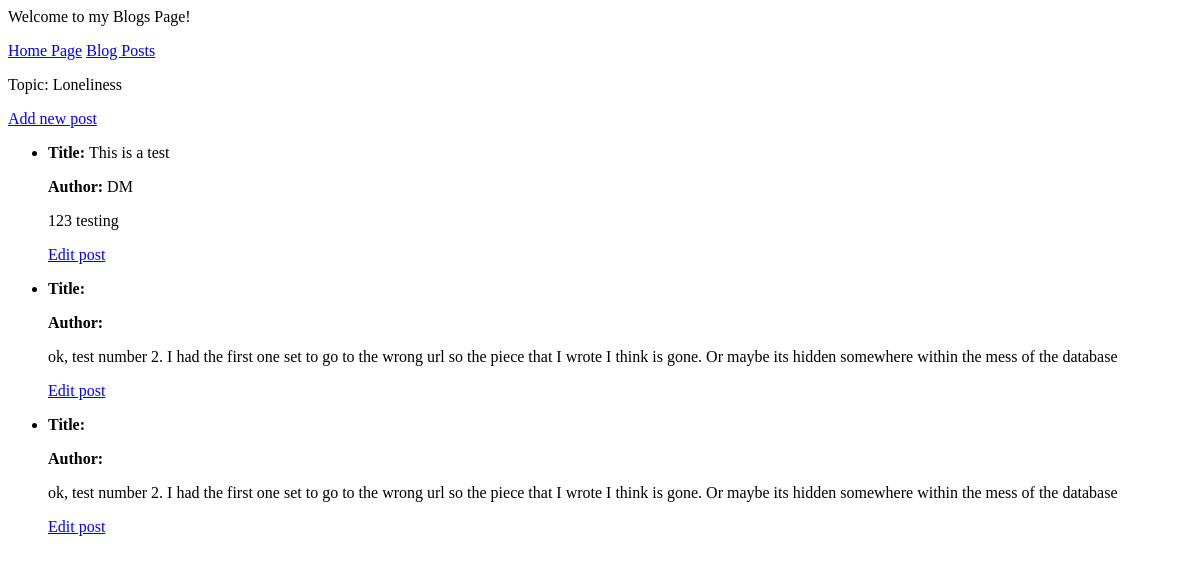
Before: /topics/2/ with the older database file.
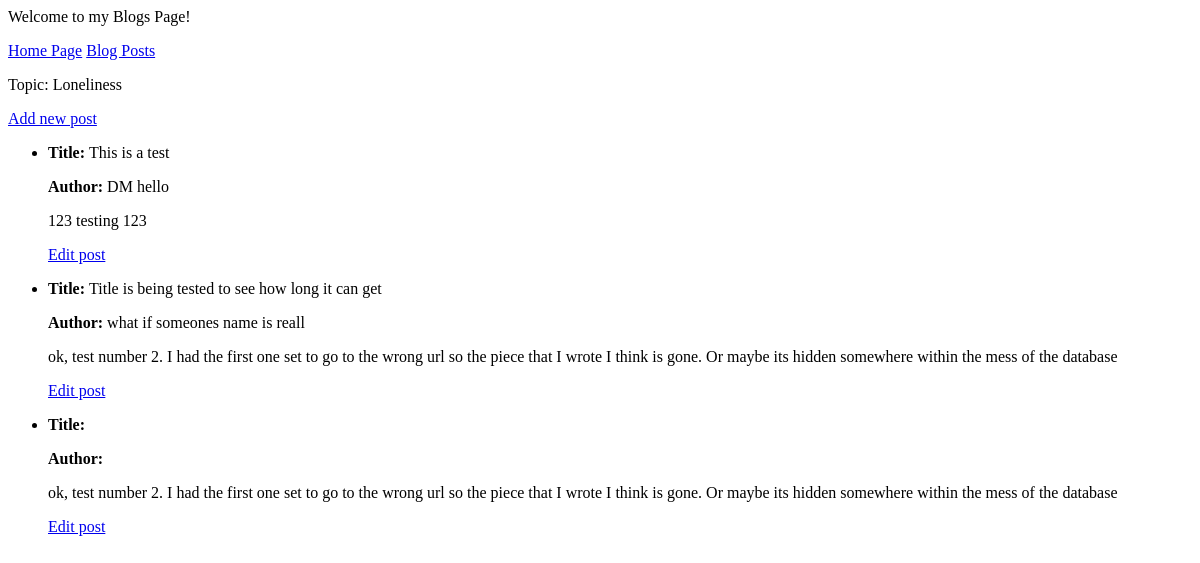
After: the same page with the newer database file.
### apps/blogs/models.py (models this page shows, shortened)
class Topic(models.Model):
    text = models.CharField(max_length=50)
    def __str__(self):
        return self.text

class Post(models.Model):
    topic = models.ForeignKey(Topic, on_delete=models.CASCADE)
    title = models.CharField(max_length=50)
    author = models.CharField(max_length=30)
    text = models.TextField()
    date_added = models.DateTimeField(auto_now_add=True)
    class Meta:
        verbose_name_plural = 'posts'

### apps/blogs/views.py (the view)
# urls.py: path('topics/<int:topic_id>/', views.topic, name='topic'),
def topic(request, topic_id):
    topic = Topic.objects.get(id=topic_id)
    posts = topic.post_set.order_by('-date_added')
    context = {'topic': topic, 'posts': posts}
    return render(request, 'blogs/topic.html', context)

### apps/blogs/templates/blogs/topic.html
{% extends 'blogs/base.html' %}
{% block content %}
    <p>Topic: {{ topic }}</p>
    <p>
        <a href="{% url 'blogs:new_post' topic.id %}">Add new post</a>
    </p>
    <ul>
    {% for post in posts %}
        <li>
            <p><strong>Title: </strong>{{ post.title }}</p>
            <p><strong>Author: </strong>{{ post.author }}</p>
            <p>{{ post.text|truncatewords:50|linebreaks }}</p>
            <p>
                <a href="{% url 'blogs:edit_post' post.id %}">Edit post</a>
            </p>
        </li>
    {% empty %}
        <li>There are no text for this topic yet</li>
    {% endfor %}
    </ul>
{% endblock content %}

### apps/blogs/templates/blogs/base.html
<p>Welcome to my Blogs Page!</p>
<p>
    <a href="{% url 'blogs:index' %}">Home Page</a>
    <a href="{% url 'blogs:topics' %}">Blog Posts</a>
</p>
{% block content %}{% endblock content %}

Changed rows visible on the page:
changed Post "This is a test": author "DM" → "DM hello"; text "123 testing" → "123 testing 123"
changed Post: title (not shown) → "Title is being tested to see how long it can get"; author (not shown) → "what if someones name is reall"
